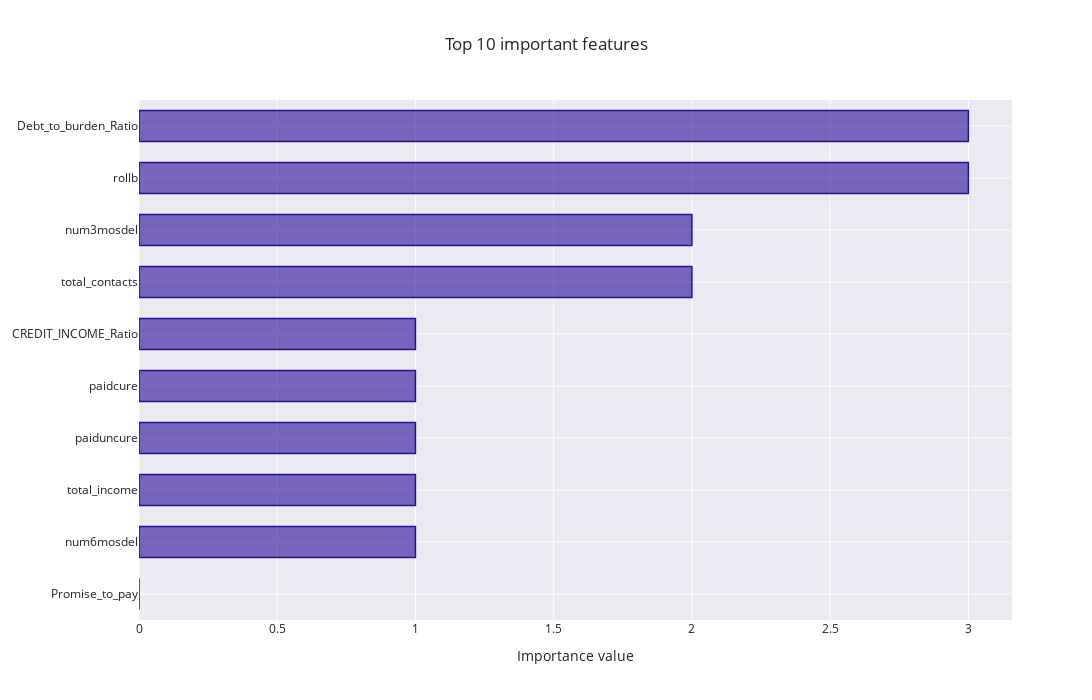

Notebook cell for this chart:
### Code cell
# Feature importance Plot
data1 = features_df.head(10)
data = [go.Bar(x =data1.sort_values(by='Value')['Value'] , y = data1.sort_values(by='Value')['Feature'], orientation = 'h',
              marker = dict(
        color = 'rgba(43, 13, 150, 0.6)',
        line = dict(
            color = 'rgba(43, 13, 150, 1.0)',
            width = 1.5)
    )) ]
layout = go.Layout(
    autosize=False,
    width=1300,
    height=700,
    title = "Top 10 important features",
    xaxis=dict(
        title='Importance value'
        ),
    yaxis=dict(
        automargin=True
        ),
    bargap=0.4
    )
fig = go.Figure(data = data, layout=layout)
fig.layout.template = 'seaborn'
py.iplot(fig)

### Figure 1 — Plotly figure (JSON) as saved in the notebook; plotly's stock layout.template omitted (floating-point values rounded to 4 significant figures)
{"data": [{"marker": {"color": "rgba(43, 13, 150, 0.6)", "line": {"color": "rgba(43, 13, 150, 1.0)", "width": 1.5}}, "orientation": "h", "type": "bar", "x": [0, 1, 1, 1, 1, 1, 2, 2, 3, 3], "y": ["Promise_to_pay", "num6mosdel", "total_income", "paiduncure", "paidcure", "CREDIT_INCOME_Ratio", "total_contacts", "num3mosdel", "rollb", "Debt_to_burden_Ratio"]}], "layout": {"autosize": false, "bargap": 0.4, "height": 700, "title": {"text": "Top 10 important features"}, "width": 1300, "xaxis": {"title": {"text": "Importance value"}}, "yaxis": {"automargin": true}}}
